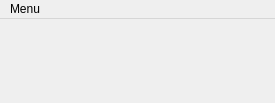
<?xml version="1.0" encoding="UTF-8"?>
<ui version="4.0">
 <class>MainWindow</class>
 <widget class="QMainWindow" name="MainWindow">
  <property name="geometry">
   <rect>
    <x>0</x>
    <y>0</y>
    <width>275</width>
    <height>103</height>
   </rect>
  </property>
  <property name="windowTitle">
   <string>MainWindow</string>
  </property>
  <widget class="QWidget" name="centralwidget"/>
  <widget class="QMenuBar" name="menuBar">
   <property name="geometry">
    <rect>
     <x>0</x>
     <y>0</y>
     <width>275</width>
     <height>21</height>
    </rect>
   </property>
   <widget class="QMenu" name="menuMenu">
    <property name="title">
     <string>Menu</string>
    </property>
    <addaction name="actionAcerca_de"/>
   </widget>
   <addaction name="menuMenu"/>
  </widget>
  <action name="actionAcerca_de">
   <property name="text">
    <string>Acerca de</string>
   </property>
  </action>
 </widget>
 <resources/>
 <connections/>
</ui>
